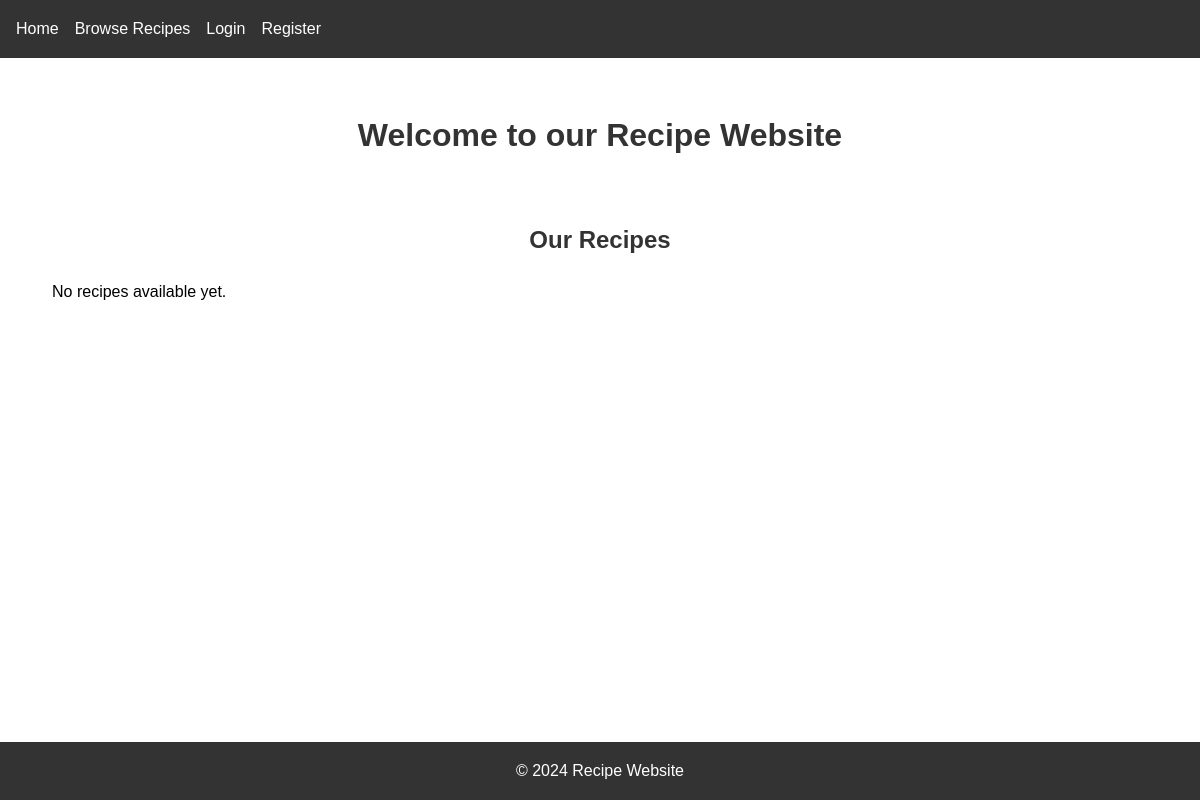
The app's page /, older data.
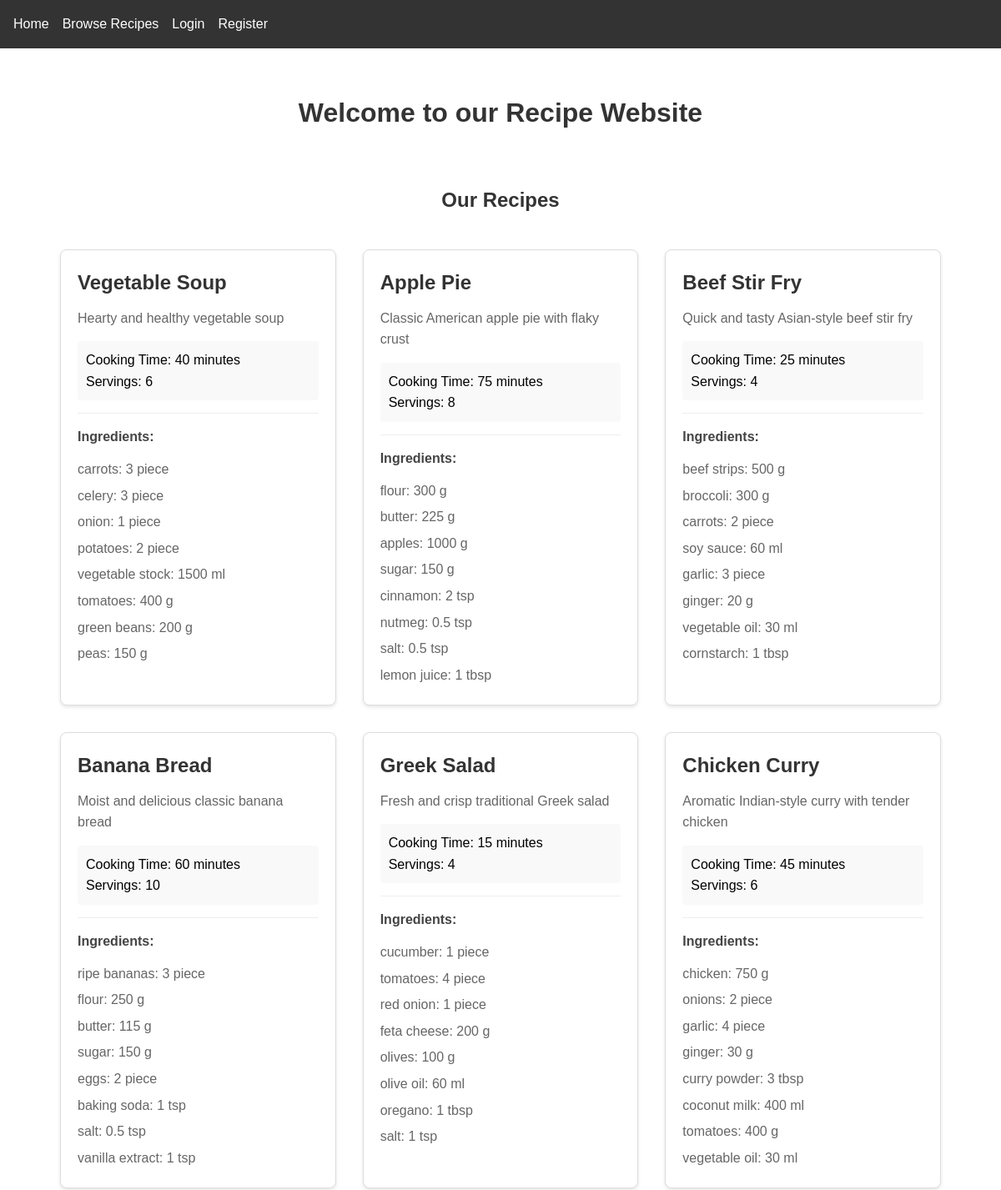
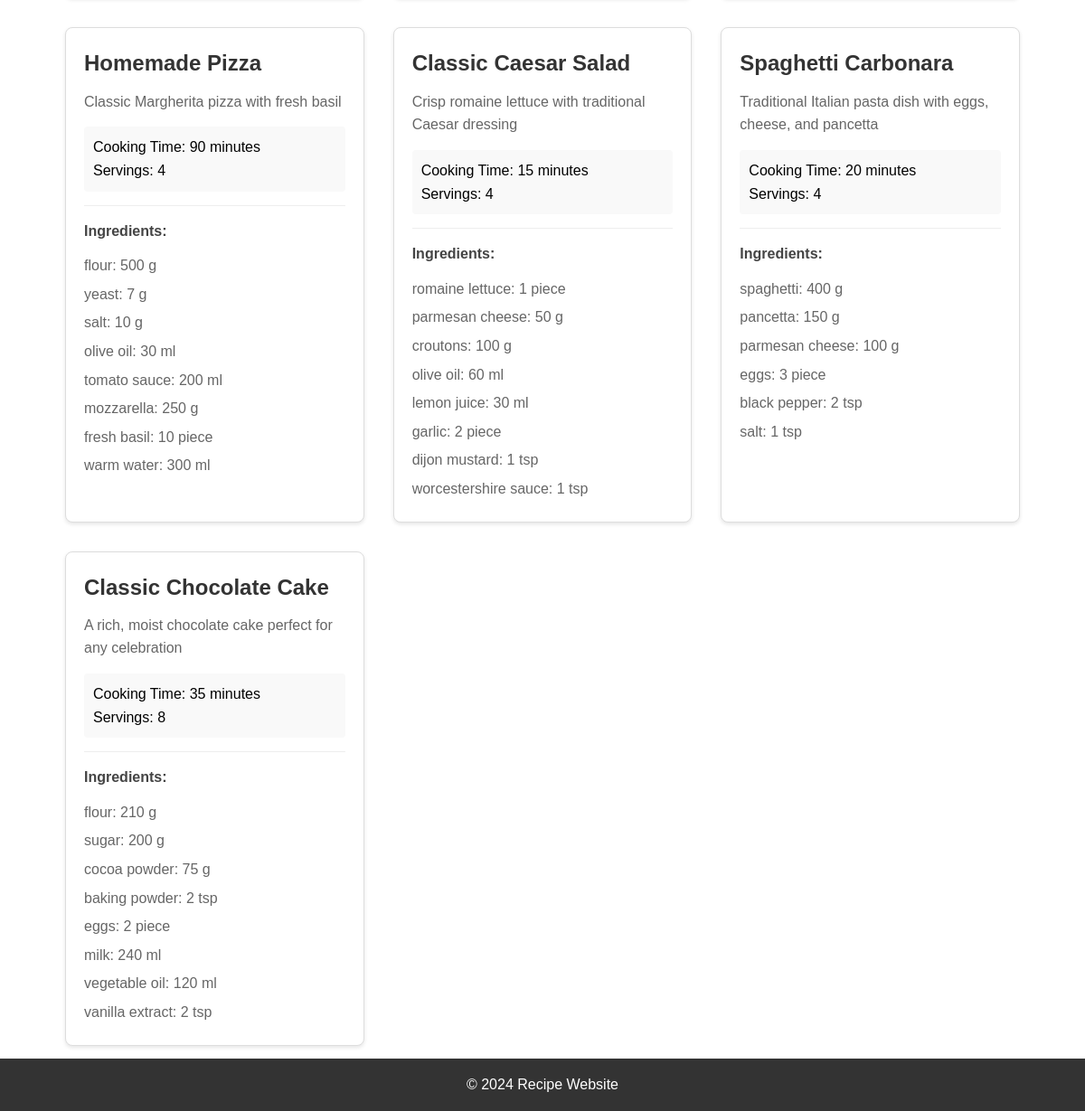
The same page, newer data (2 pictures, top to bottom).
### recipes/models.py (models this page shows, shortened)
class Recipe(models.Model):
    title = models.CharField(max_length=200)
    description = models.TextField()
    ingredients = models.JSONField(
        help_text="Format: {'ingredient_name': {'quantity': number, 'unit': string}}"
    )
    instructions = models.TextField()
    cooking_time = models.IntegerField(help_text="Cooking time in minutes")
    servings = models.IntegerField()
    created_at = models.DateTimeField(auto_now_add=True)
    updated_at = models.DateTimeField(auto_now=True)
    author = models.ForeignKey(User, on_delete=models.CASCADE)
    image = models.ImageField(upload_to='recipe_images/', null=True, blank=True)
    class Meta:
        ordering = ['-created_at']

### recipes/views.py (the view)
# urls.py: 2. Add a URL to urlpatterns:  path('', views.home, name='home')
def home(request):
    latest_recipes = Recipe.objects.all()  # Get all recipes for now
    return render(request, 'recipes/home.html', {'latest_recipes': latest_recipes})

### templates/recipes/home.html (shortened to what this page needs)
{% extends 'recipes/base.html' %}
{% block content %}
    <h1>Welcome to our Recipe Website</h1>
    <section class="recipes-container">
        <h2>Our Recipes</h2>
        {% if latest_recipes %}
            <div class="recipe-grid">
                {% for recipe in latest_recipes %}
                    <div class="recipe-card">
                        <h3>{{ recipe.title }}</h3>
                        <p class="description">{{ recipe.description }}</p>
                        <div class="recipe-details">
                            <p>Cooking Time: {{ recipe.cooking_time }} minutes</p>
                            <p>Servings: {{ recipe.servings }}</p>
                        </div>
                        <div class="ingredients">
                            <h4>Ingredients:</h4>
                            <ul>
                                {% for ingredient, details in recipe.ingredients.items %}
                                    <li>{{ ingredient }}: {{ details.quantity }} {{ details.unit }}</li>
                                {% endfor %}
                            </ul>
                        </div>
                    </div>
                {% endfor %}
            </div>
        {% else %}
            <p>No recipes available yet.</p>
        {% endif %}
    </section>
{% endblock %}

### templates/recipes/base.html (shortened to what this page needs)
<!DOCTYPE html>
<html lang="en">
<head>
    {% load static %}
    <link rel="stylesheet" href="{% static 'css/style.css' %}">
</head>
<body>
    <header>
        <nav>
            <ul>
                <li><a href="{% url 'recipes:home' %}">Home</a></li>
                <li><a href="{% url 'recipes:recipes' %}">Browse Recipes</a></li>
                {% if user.is_authenticated %}
                    <li><a href="{% url 'recipes:profile' %}">My Profile</a></li>
                    <li><a href="{% url 'recipes:logout' %}">Logout</a></li>
                {% else %}
                    <li><a href="{% url 'login' %}">Login</a></li>
                    <li><a href="{% url 'recipes:register' %}">Register</a></li>
                {% endif %}
            </ul>
        </nav>
    </header>
    <main>
        {% block content %}
        {% endblock %}
    </main>
    <footer>
        <p>&copy; 2024 Recipe Website</p>
    </footer>
</body>
</html>

### static/css/style.css (style rules this page uses)
* { margin: 0; padding: 0; box-sizing: border-box; }
body { font-family: Arial, sans-serif; line-height: 1.6; }
header { background-color: #333; color: white; padding: 1rem; }
nav ul { list-style: none; display: flex; gap: 1rem; }
nav a { color: white; text-decoration: none; }
main { padding: 2rem; max-width: 1200px; margin: 0 auto; }
footer { background-color: #333; color: white; text-align: center; padding: 1rem; position: fixed; bottom: 0; width: 100%; }
.recipe-grid { display: grid; grid-template-columns: repeat(auto-fill, minmax(300px, 1fr)); gap: 2rem; padding: 20px; }
.recipe-card { background: white; border: 1px solid #ddd; border-radius: 8px; padding: 20px; box-shadow: 0 2px 4px rgba(0,0,0,0.1); }
.recipe-card h3 { color: #333; margin-bottom: 10px; font-size: 1.5rem; }
.description { color: #666; margin-bottom: 15px; }
.recipe-details { background: #f9f9f9; padding: 10px; border-radius: 4px; margin-bottom: 15px; }
.ingredients { border-top: 1px solid #eee; padding-top: 15px; }
.ingredients h4 { color: #444; margin-bottom: 10px; }
.ingredients ul { list-style: none; padding: 0; }
.ingredients li { padding: 3px 0; color: #666; }
h1, h2 { text-align: center; color: #333; margin: 20px 0; }
.recipes-container { max-width: 1200px; margin: 0 auto; padding: 20px; }

Row changes from the older to the newer data that the page shows:
added Recipe: title "Vegetable Soup", description "Hearty and healthy vegetable soup", cooking_time "40", servings "6", ingredients "carrots" "celery" "onion" "potatoes" "vegetable stock" "tomatoes" "green beans" "peas", quantity "3" "3" "1" "2" "1500" "400" "200" "150", unit "piece" "piece" "piece" "piece" "ml" "g" "g" "g"
added Recipe: title "Apple Pie", description "Classic American apple pie with flaky crust", cooking_time "75", servings "8", ingredients "flour" "butter" "apples" "sugar" "cinnamon" "nutmeg" "salt" "lemon juice", quantity "300" "225" "1000" "150" "2" "0.5" "0.5" "1", unit "g" "g" "g" "g" "tsp" "tsp" "tsp" "tbsp"
added Recipe: title "Beef Stir Fry", description "Quick and tasty Asian-style beef stir fry", cooking_time "25", servings "4", ingredients "beef strips" "broccoli" "carrots" "soy sauce" "garlic" "ginger" "vegetable oil" "cornstarch", quantity "500" "300" "2" "60" "3" "20" "30" "1", unit "g" "g" "piece" "ml" "piece" "g" "ml" "tbsp"
added Recipe: title "Banana Bread", description "Moist and delicious classic banana bread", cooking_time "60", servings "10", ingredients "ripe bananas" "flour" "butter" "sugar" "eggs" "baking soda" "salt" "vanilla extract", quantity "3" "250" "115" "150" "2" "1" "0.5" "1", unit "piece" "g" "g" "g" "piece" "tsp" "tsp" "tsp"
added Recipe: title "Greek Salad", description "Fresh and crisp traditional Greek salad", cooking_time "15", servings "4", ingredients "cucumber" "tomatoes" "red onion" "feta cheese" "olives" "olive oil" "oregano" "salt", quantity "1" "4" "1" "200" "100" "60" "1" "1", unit "piece" "piece" "piece" "g" "g" "ml" "tbsp" "tsp"
added Recipe: title "Chicken Curry", description "Aromatic Indian-style curry with tender chicken", cooking_time "45", servings "6", ingredients "chicken" "onions" "garlic" "ginger" "curry powder" "coconut milk" "tomatoes" "vegetable oil", quantity "750" "2" "4" "30" "3" "400" "400" "30", unit "g" "piece" "piece" "g" "tbsp" "ml" "g" "ml"
added Recipe: title "Homemade Pizza", description "Classic Margherita pizza with fresh basil", cooking_time "90", servings "4", ingredients "flour" "yeast" "salt" "olive oil" "tomato sauce" "mozzarella" "fresh basil" "warm water", quantity "500" "7" "10" "30" "200" "250" "10" "300", unit "g" "g" "g" "ml" "ml" "g" "piece" "ml"
added Recipe: title "Classic Caesar Salad", description "Crisp romaine lettuce with traditional Caesar dressing", cooking_time "15", servings "4", ingredients "romaine lettuce" "parmesan cheese" "croutons" "olive oil" "lemon juice" "garlic" "dijon mustard" "worcestershire sauce", quantity "1" "50" "100" "60" "30" "2" "1" "1", unit "piece" "g" "g" "ml" "ml" "piece" "tsp" "tsp"
added Recipe: title "Spaghetti Carbonara", description "Traditional Italian pasta dish with eggs, cheese, and pancetta", cooking_time "20", servings "4", ingredients "spaghetti" "pancetta" "parmesan cheese" "eggs" "black pepper" "salt", quantity "400" "150" "100" "3" "2" "1", unit "g" "g" "g" "piece" "tsp" "tsp"
added Recipe: title "Classic Chocolate Cake", description "A rich, moist chocolate cake perfect for any celebration", cooking_time "35", servings "8", ingredients "flour" "sugar" "cocoa powder" "baking powder" "eggs" "milk" "vegetable oil" "vanilla extract", quantity "210" "200" "75" "2" "2" "240" "120" "2", unit "g" "g" "g" "tsp" "piece" "ml" "ml" "tsp"
Text that changed along with them:
text no longer shown: "No recipes available yet."
